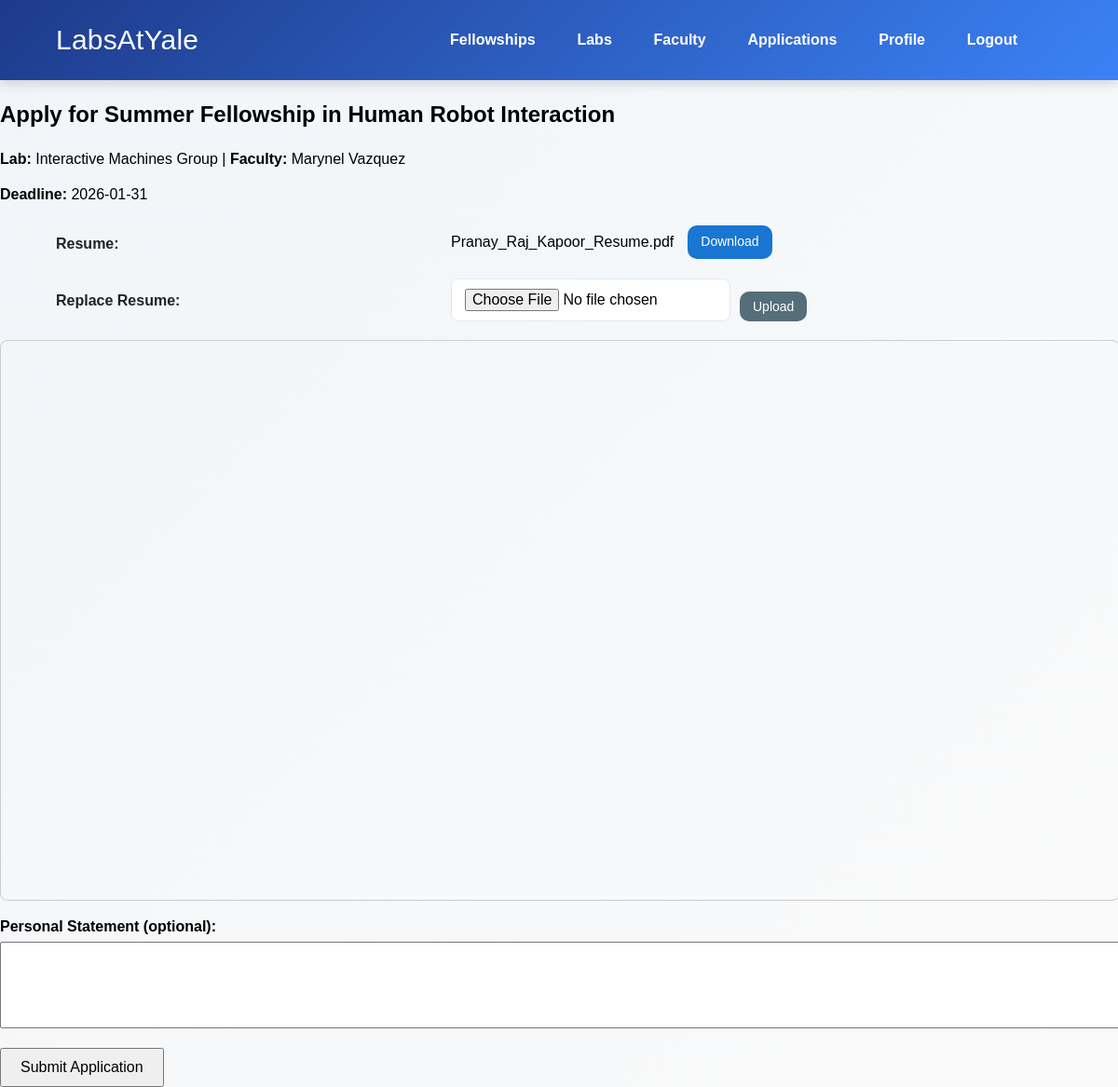
Screenshot of /fellowships/apply/4 (signed in) with the database file from the repository.
### tables this page shows
CREATE TABLE fellowships (
    fellowship_id INTEGER PRIMARY KEY AUTOINCREMENT,
    lab_num INTEGER,
    name TEXT NOT NULL,
    class_years TEXT,
    description TEXT,
    deadline TEXT,
    stipend INTEGER,
    capacity INTEGER DEFAULT 1,
    FOREIGN KEY (lab_num) REFERENCES labs(lab_num) ON DELETE SET NULL
);

CREATE TABLE labs (
    lab_num        INTEGER PRIMARY KEY AUTOINCREMENT,
    lab_name       TEXT NOT NULL,
    description    TEXT,
    website        TEXT,
    location        TEXT,
    faculty_net_id TEXT NOT NULL UNIQUE,
    FOREIGN KEY (faculty_net_id) REFERENCES faculty(net_id) ON DELETE CASCADE
);

CREATE TABLE students (
    net_id TEXT PRIMARY KEY,
    class_year INTEGER CHECK (class_year BETWEEN 1900 AND 2100),
    major TEXT,
    resume_data BLOB,
    resume_filename TEXT,
    resume_uploaded_at DATETIME, subscribed INTEGER DEFAULT 0 CHECK (subscribed IN (0, 1)),
    FOREIGN KEY (net_id) REFERENCES users(net_id) ON DELETE CASCADE
);

### fellowship.py (the view)
@app.route('/fellowships/apply/<int:fellowship_id>', methods=['GET', 'POST'])
def apply_fellowship(fellowship_id):
    if request.method == 'POST':
        fellowship = get_fellowship_by_id(fellowship_id)
        resume_info = get_student_resume(current_user.net_id)
        if not fellowship:
            return "Fellowship not found", 404
        student_net_id = current_user.net_id
        questions = request.form.get('questions', '')
        with connect('labsatyale.sqlite', isolation_level=None, uri=True) as conn:
            with closing(conn.cursor()) as cursor:
                try:
                    cursor.execute("""
                                   INSERT INTO applications (fellowship_id, student_net_id, questions)
                                   VALUES (?, ?, ?)
                               """, (fellowship_id, student_net_id, questions))
                    conn.commit()
                except Exception as e:
                    return "You have already applied to this fellowship."
        return render_template("apply_success.html", fellowship=fellowship)
    else:
        student_net_id = current_user.net_id
        apps = get_student_applications(student_net_id)
        found = False
        for app in apps:
            if app.get_fellowship_id() == fellowship_id:
                found = True
                break
        if found:
            fellowship = get_fellowship_by_id(fellowship_id)
            return render_template("applied.html", fellowship=fellowship)
        else:
            fellowship = get_fellowship_by_id(fellowship_id)
            resume_info = get_student_resume(current_user.net_id)
            if not fellowship:
                return "Fellowship not found", 404
            return render_template("apply_fellowship.html", fellowship=fellowship, resume_info=resume_info)

### Users.py (called while the page is built)
    def get_fellowship_id(self):
        return self.fellowship_id

    def get_fellowship_name(self):
        return self.fellowship_name

    def get_lab_name(self):
        return self.lab_name

    def get_faculty_name(self):
        return self.faculty_name

    def get_deadline(self):
        return self.deadline

    def get_fellowship_id(self): return self.fellowship_id

### ab_testing.py (called while the page is built)
def _session_key(test_name):
    return f"ab_test:{test_name}"

def _assign_variant(test_name, config):
    key = _session_key(test_name)
    if key in session:
        return
    variants = list(config.get("variants", {}).keys())
    if not variants:
        return
    session[key] = random.choice(variants)

def ab_test_middleware():
    if request.endpoint == "static":
        return
    for test_name, config in AB_TESTS.items():
        _assign_variant(test_name, config)

### database.py (called while the page is built)
def get_user_by_netid(q):
    user = None
    with closing(connect(_DATABASE_URL)) as conn:
        cur = conn.cursor()
        if q and len(q) == 1:
            query = '''SELECT u.net_id, u.first_name,
            u.last_name, u.email, u.role, u.password_hash
            FROM Users u
            WHERE u.net_id = ?'''
            net_id = q[0]
            params = [net_id]
            cur.execute(query, params)
            result = cur.fetchall()
            if result:
                result = result[0]
                user = AuthUser(net_id=result[0], first_name=result[1], last_name=result[2], email=result[3], role=result[4])
                return user
            else:
                return None

def get_fellowship_by_id(fellowship_id):
    with closing(connect(_DATABASE_URL)) as conn:
        cur = conn.cursor()
        query = '''
            SELECT f.fellowship_id, f.name, l.lab_name,
                   (u.first_name || ' ' || u.last_name) AS faculty_name,
                   f.class_years, f.description, f.deadline, f.stipend
            FROM fellowships f
            JOIN Labs l ON f.lab_num = l.lab_num
            JOIN Users u ON l.faculty_net_id = u.net_id
            WHERE f.fellowship_id = ?
        '''
        cur.execute(query, (fellowship_id,))
        r = cur.fetchone()
        if r:
            return Fellowship(r[0], r[1], r[2], r[3], r[4], r[5], r[6], r[7],0)
        else:
            return None

### fellowship.py (called while the page is built)
@login_manager.user_loader
def load_user(net_id):
    return get_user_by_netid([net_id])

### templates/apply_fellowship.html (shortened to what this page needs)
<!DOCTYPE html>
<html lang="en">
<head>
    <link rel="stylesheet" href="{{ url_for('static', filename='styles.css') }}">
</head>
<body>
    <header class="topbar">
      <div class="inner_topbar">
        <div class="logo">
          <a class="logotext" href="{{ url_for('index') }}"> LabsAtYale </a>
        </div>
        <nav class="navigationBar">
          <a href="{{ url_for('fellowships') }}" class="{% if request.path == '/fellowships' %}active{% endif %}">Fellowships</a>
          <a href="{{ url_for('labs') }}" class="{% if request.path == '/labs' %}active{% endif %}">Labs</a>
          <a href="{{ url_for('faculty') }}" class="{% if request.path == '/faculty' %}active{% endif %}">Faculty</a>
              {% if current_user.role == 'student' %}
            <a href="{{ url_for('applications') }}" class="{% if request.path == '/applications' %}active{% endif %}">Applications</a>
          {% endif %}
          {% if current_user.is_authenticated %}
            <a href="{{ url_for('profile') }}" class="{% if request.path == '/profile' %}active{% endif %}">Profile</a>
            <a href="{{ url_for('logout') }}">Logout</a>
          {% else %}
            <a href="{{ url_for('login') }}">Login</a>
          {% endif %}
        </nav>
      </div>
    </header>
    <h2>Apply for {{ fellowship.get_fellowship_name() }}</h2>
    <p><strong>Lab:</strong> {{ fellowship.get_lab_name() }} | <strong>Faculty:</strong> {{ fellowship.get_faculty_name() }}</p>
    <p><strong>Deadline:</strong> {{ fellowship.get_deadline() }}</p>
    <form id="resume-form" enctype="multipart/form-data" method="POST" action="{{ url_for('upload_resume_application', fellowship_id=fellowship.get_fellowship_id()) }}" style="margin-top: 20px;">
        {% if resume_info %}
            <div class="form-row">
                <label>Resume:</label>
                <div style="display: flex; gap: 15px; align-items: center; width: 60%;">
                  <span>{{ resume_info.filename }}</span>
                  <a href="{{ url_for('download_resume') }}" class="btn-primary" style="display: inline-block; padding: 8px 14px; background-color: #1976d2; color: white; text-decoration: none; border-radius: 10px; font-size: 14px;">
                    Download
                  </a>
                </div>
              </div>
            <div class="form-row" style="margin-top: 15px;">
                <label>Replace Resume:</label>
                <div style="display: flex; gap: 10px; align-items: center; width: 60%;">
                  <input
                    type="file"
                    id="resume-input"
                    name="resume"
                    accept=".pdf"
                    required
                    style="width: 300px;"
                  />
                  <button type="submit" class="btn-primary" style="padding: 8px 14px; background-color: #546e7a; color: white; border: none; border-radius: 10px; cursor: pointer; font-weight: 500; font-size: 14px;">
                    Upload
                  </button>
                </div>
              </div>
            <div style="margin-top: 20px;">
            <iframe
                src="{{ url_for('view_resume') }}"
                width="100%"
                height="600px"
                style="border: 1px solid #ccc; border-radius: 8px;">
            </iframe>
            </div>
        {% endif %}
      </form>
    <form method="POST">
        <label for="questions">Personal Statement (optional):</label>
        <textarea id="questions" name="questions" rows="5"></textarea>
        {% if resume_info %}
        <button type="submit">Submit Application</button>
        {% else %}
        <p> Upload a Resume to Submit Application </p>
        {% endif %}
    </form>
</body>
</html>

### static/styles.css (style rules this page uses)
:root { --primary-blue: #1976d2; --primary-dark: #1e3a8a; --accent-blue: #3b82f6; --text-dark: #263238; --text-muted: #546e7a; --bg-light: #f8fafc; --border-color: #e2e8f0; --shadow-sm: 0 1px 3px rgba(0,0,0,0.1); --shadow-md: 0 4px 12px rgba(0,0,0,0.1); --shadow-lg: 0 4px 20px rgba(0, 0, 0, 0.08); --radius-sm: 6px; --radius-md: 12px; --radius-lg: 16px; }
body { font-family: Gill Sans, sans-serif; min-height: 100vh; margin: 0; line-height: 1.4; background: linear-gradient(135deg, #f1f5f9 0%, #fafafa 100%); }
.topbar { background: linear-gradient(135deg, #1e3a8a 0%, #3b82f6 100%); padding: 8px 40px; position: sticky; top: 0; z-index: 10; box-shadow: 0 4px 12px rgba(0, 0, 0, 0.15); color: white; }
.inner_topbar { max-width: 1100px; margin: 0 auto; padding: 0 20px; display: flex; align-items: center; justify-content: space-between; }
.logo { display: flex; gap: 10px; font-weight: 500; letter-spacing: 0.2px; }
.logotext { font-size: 30px; text-decoration: none; color: inherit; display: block; }
.navigationBar { background: transparent; display: flex; gap: 0.8rem; padding: 1rem 2rem; border-radius: 12px; }
.navigationBar a { color: white; font-weight: 600; padding: 0.5rem 1rem; }
nav a { color: #ffffff; text-decoration: none; font-weight: 600; padding: 0.6rem 1.2rem; border-radius: 8px; transition: all 0.3s ease; }
.form-row { margin-bottom: 20px; }
.form-row label { display: block; margin-bottom: 6px; }
.form-row input { display: block; width: 100%; box-sizing: border-box; }
.form-row { display: flex; align-items: center; justify-content: space-between; margin-bottom: 1.2rem; padding-left: 20px; padding-right: 20px; }
.form-row label { width: 35%; font-weight: 600; color: #222; padding-left: 40px; }
.form-row input { width: 60%; padding: 10px 14px; display: flex; border: 1px solid var(--border-color); border-radius: 8px; font-size: 1rem; transition: all 0.2s ease; background: #fff; }
.btn-primary { background-color: #007bff; color: white; border: none; padding: 10px 20px; font-size: 16px; border-radius: var(--radius-sm); cursor: pointer; transition: all 0.2s ease; }

### templates/apply_fellowship.html (style rules this page uses)
body { font-family: Arial, sans-serif; }
label { display: block; margin-top: 10px; font-weight: bold; }
textarea { width: 100%; padding: 8px; margin-top: 5px; }
button { margin-top: 15px; padding: 10px 20px; font-size: 16px; }

### rows the page displays
fellowships: get_fellowship_name "Summer Fellowship in Human Robot Interaction", get_deadline "2026-01-31"
labs: get_lab_name "Interactive Machines Group"
students: filename "Pranay_Raj_Kapoor_Resume.pdf"

### other values shown
{{ fellowship.get_faculty_name() }} "Marynel Vazquez"
